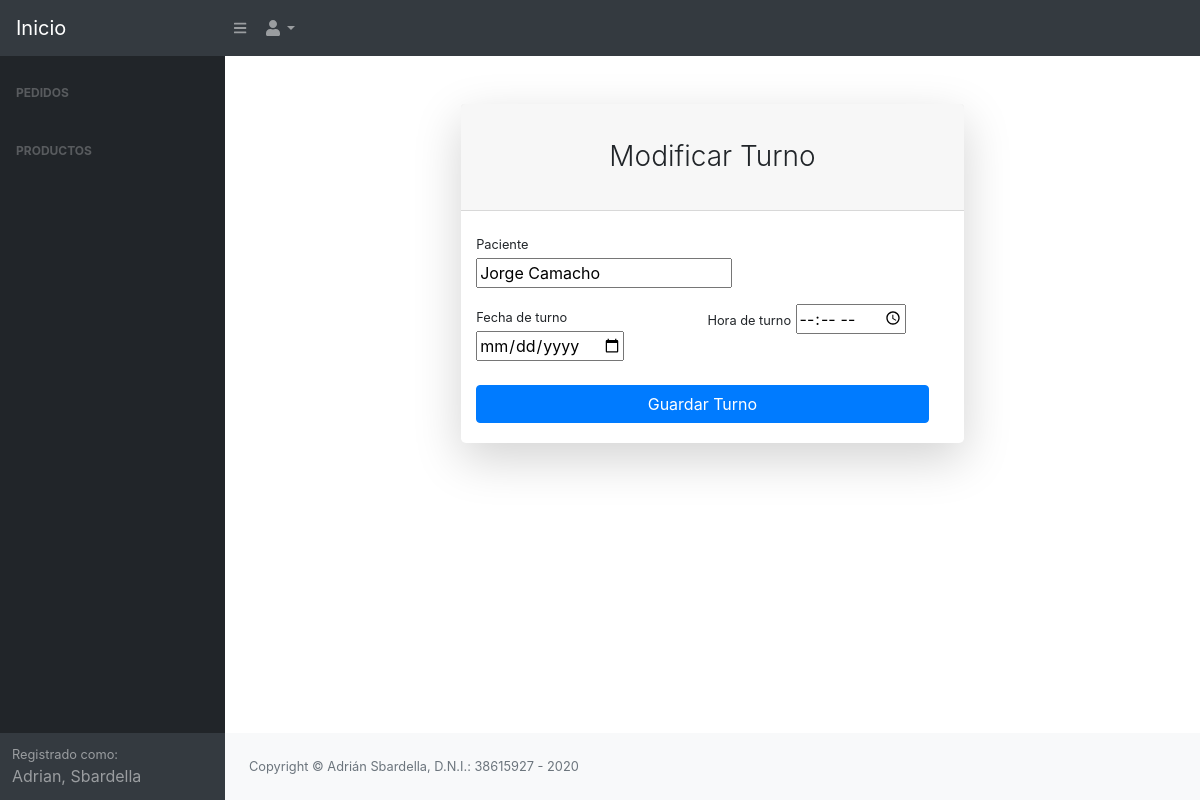
The app's page /modificar_turno/7 (signed in) with its own data.
### optometria/models.py (models this page shows, shortened)
class Usuario(AbstractUser):
    first_name = None
    last_name = None
    username = models.CharField(max_length=32)
    nombre = models.CharField(max_length=200)
    password = models.CharField(max_length=256)
    email = models.CharField(max_length=200, unique=True, primary_key=True)
    apellido = models.CharField(max_length=200)
    telefono = models.CharField(max_length=200)
    fecha_nac = models.DateTimeField(default=None, blank=True, null=True)
    is_admin = False
    EMAIL_FIELD = 'email'
    USERNAME_FIELD = 'email'
    REQUIRED_FIELDS = ['nombre', 'apellido', 'username']

class Turno(models.Model):
    fechaDeTurno = models.DateTimeField()
    paciente = models.ForeignKey('Paciente', on_delete=models.CASCADE)
    secretaria = models.ForeignKey('Secretaria', on_delete=models.CASCADE)

class Paciente(models.Model):
    dni = models.BigIntegerField()
    email = models.CharField(max_length=200)
    telefono = models.CharField(max_length=15)
    nombre = models.CharField(max_length=200)
    def __str__(self):
        return self.nombre

### optometria/views.py (the view)
# urls.py: path('modificar_turno/<int:id>', views.modificar_turno, name='modificar_turno'),
def modificar_turno(request, id):
	if request.method == "POST":
		fecha = request.POST['fecha_turno']
		hora = request.POST['hora_turno']
		date_time_str = fecha+hora
		momento = datetime.datetime.strptime(date_time_str, '%Y-%m-%d%H:%M')
		turno = Turno.objects.get(id=id)
		turno.__setattr__('fechaDeTurno', momento)
		turno.save(force_update=True)
		turnos = Turno.objects.all()
		return render(request, 'turnos/lista_turnos.html', {'turnos': turnos})
	else:
		turno = Turno.objects.get(id=id)
		return render(request, "turnos/editar_turno.html", {'turno': turno})

### optometria/templates/turnos/editar_turno.html (shortened to what this page needs)
{% extends "layout.html" %}
{% block content %}
<div class="container">
    <div class="row justify-content-center">
        <div class="col-lg-7">
            <div class="card shadow-lg border-0 rounded-lg mt-5">
                <div class="card-header"><h3 class="text-center font-weight-light my-4">Modificar Turno</h3></div>
                    <div class="card-body">
                        <div class="form-row">
                            <form action="{% url 'modificar_turno' id=turno.id %}" method="POST">
                                <div class="form-row">
                                    <div class="col-md-6">
                                        <div class="form-group">
                                            <label class="small mb-1" for="paciente">Paciente</label>
                                            <input type="text" value="{{ turno.paciente }}" id="paciente" name="paciente" readonly="readonly"/>
                                        </div>
                                    </div>
                                </div>
                                <div class="form-row">
                                    <div class="col-md-6">
                                        <label class="small mb-1" for="fecha_turno">Fecha de turno</label>
                                        <input type="date" id="fecha_turno" name="fecha_turno"/>
                                    </div>
                                    <div class="col-md-6">
                                        <label class="small mb-1" for="hora_turno">Hora de turno</label>
                                        <input type="time" id="hora_turno" name="hora_turno"/>
                                    </div>
                                </div>
                                <div class="form-group mt-4 mb-0"><button type="submit" class="btn btn-primary btn-block">Guardar Turno</button></div>
                            </form>
                        </div>
                    </div>
            </div>
        </div>
    </div>
</div>
{% endblock %}

### optometria/templates/layout.html (shortened to what this page needs)
<!DOCTYPE html>
<html lang="en">
    <head>
        {% load static %}
        <link href="{% static 'css/styles.css' %}" rel="stylesheet" />
        <link href="https://cdn.datatables.net/1.10.20/css/dataTables.bootstrap4.min.css" rel="stylesheet" />
    </head>
    <body class="sb-nav-fixed">
        <nav class="sb-topnav navbar navbar-expand navbar-dark bg-dark">
            <a class="navbar-brand" href="{% url 'index' %}">Inicio</a>
            <button class="btn btn-link btn-sm order-1 order-lg-0" id="sidebarToggle" href="#"><i class="fas fa-bars"></i></button>
            <ul class="navbar-nav ml-auto ml-md-0">
                <li class="nav-item dropdown">
                    <a class="nav-link dropdown-toggle" id="userDropdown" href="#" role="button" data-toggle="dropdown" aria-haspopup="true" aria-expanded="false"><i class="fas fa-user fa-fw"></i></a>
                </li>
            </ul>
        </nav>
        <div id="layoutSidenav">
            <div id="layoutSidenav_nav">
                <nav class="sb-sidenav accordion sb-sidenav-dark" id="sidenavAccordion">
                    <div class="sb-sidenav-menu">
                        <div class="nav">
                            <div class="sb-sidenav-menu-heading">Pedidos</div>
                          <div class="sb-sidenav-menu-heading">Productos</div>
                        </div>
                    </div>
                    <div class="sb-sidenav-footer">
                        {% if request.user.is_authenticated %}
                            <div class="small">Registrado como:</div>
                            {{ request.user.nombre }}, {{ request.user.apellido }}
                        {% else %}
                            <div class="small">Sin usuario registrado:</div>
                        {% endif %}
                    </div>
                </nav>
            </div>
            <div id="layoutSidenav_content">
                <main>
                    <div class="container-fluid">
                        {% block content %}
                        {% endblock %}
                    </div>
                </main>
                <footer class="py-4 bg-light mt-auto">
                    <div class="container-fluid">
                        <div class="d-flex align-items-center justify-content-between small">
                            <div class="text-muted">Copyright &copy; Adrián Sbardella, D.N.I.: 38615927 - 2020</div>
                        </div>
                    </div>
                </footer>
            </div>
        </div>
    </body>
</html>
</body>
</html>

### records on screen
Usuario: user.nombre "Adrian", user.apellido "Sbardella"
Turno: paciente "Jorge Camacho"
